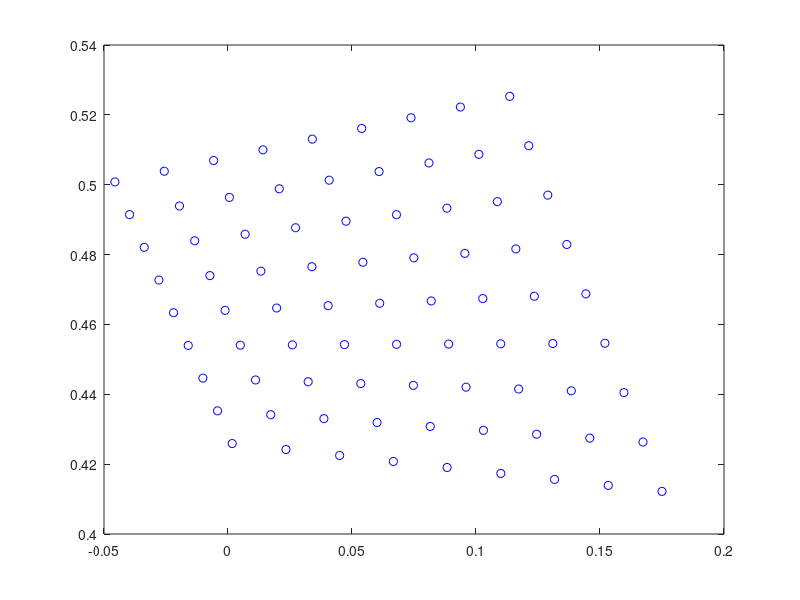

The MATLAB script that drew this image:
function testcoordinate()
v_coord =[

   -0.0456    0.5008
    0.0017    0.4259
    0.1136    0.5253
    0.1750    0.4122
         0         0
         0         0
         0         0
         0         0
         0         0
         0         0
         0         0
         0         0
         0         0
         0         0
         0         0
         0         0
         0         0
         0         0
         0         0
         0         0
         0         0
         0         0
         0         0
         0         0
         0         0
         0         0
         0         0
         0         0
         0         0
         0         0
         0         0
         0         0
         0         0
         0         0
         0         0
         0         0
         0         0
         0         0
         0         0
         0         0
         0         0
         0         0
         0         0
         0         0
         0         0
         0         0
         0         0
         0         0
         0         0
         0         0
         0         0
         0         0
         0         0
         0         0
         0         0
         0         0
         0         0
         0         0
         0         0
         0         0
         0         0
         0         0
         0         0
         0         0
         0         0
         0         0
         0         0
         0         0
         0         0
         0         0
         0         0
         0         0
         0         0
         0         0
         0         0
         0         0
         0         0
         0         0
         0         0
         0         0
         0         0];


nEv =9;


nR =3;
get_cordinates(v_coord,nEv,nR)

end

function v_coord = get_cordinates(v_coord,nEv,nR)
%nEv
tmpindex = [1,3;2,4;1,2;3,4];
if nEv>2
    for edge = 1:4
        evstart = 5+(nEv-2)*(edge-1);
        %evstart:evstart+nEv-3
        cc = 1/(nEv-1);
        count = 1;
        index1 = tmpindex(edge,1);
        index2 = tmpindex(edge,2);
        for vv = evstart:evstart+nEv-3
            c2 = count*cc;
            c1 = 1-c2;
            v_coord(vv,:) = c1*v_coord(index1,:)+c2*v_coord(index2,:);
            %eV(edge,3:nEv) = vID(evstart:evstart+nEv-3);
            count = count+1;
        end
    end
    
    %nFace = (nEv-2)^2;
    if nR == 1
        v_coord(9,:) = 0.25*(v_coord(5,:)+v_coord(6,:)+v_coord(7,:)+v_coord(8,:));
    end
    
    if nR ==2
        v_coord(21,:) = 0.25*(v_coord(6,:)+v_coord(9,:)+v_coord(12,:)+v_coord(15,:));
        
        v_coord(18,:) = 0.5*(v_coord(12,:)+v_coord(21,:));
        v_coord(20,:) = 0.5*(v_coord(6,:)+v_coord(21,:));
        v_coord(22,:) = 0.5*(v_coord(21,:)+v_coord(9,:));
        v_coord(24,:) = 0.5*(v_coord(21,:)+v_coord(15,:));
        
        v_coord(17,:) = 0.25*(v_coord(5,:)+v_coord(18,:)+v_coord(11,:)+v_coord(20,:));
        v_coord(19,:) = 0.25*(v_coord(18,:)+v_coord(8,:)+v_coord(13,:)+v_coord(22,:));
        v_coord(23,:) = 0.25*(v_coord(20,:)+v_coord(14,:)+v_coord(7,:)+v_coord(24,:));
        v_coord(25,:) = 0.25*(v_coord(22,:)+v_coord(16,:)+v_coord(24,:)+v_coord(10,:));

    end
    
    if nR ==3
        v_coord(57,:) = 0.25*(v_coord(8,:)+v_coord(15,:)+v_coord(22,:)+v_coord(29,:));
        
        v_coord(55,:) = 0.5*(v_coord(8,:)+v_coord(57,:));
        v_coord(59,:) = 0.5*(v_coord(15,:)+v_coord(57,:));
        v_coord(43,:) = 0.5*(v_coord(22,:)+v_coord(57,:));
        v_coord(71,:) = 0.5*(v_coord(29,:)+v_coord(57,:));
        
        v_coord(41,:) = 0.25*(v_coord(6,:)+v_coord(43,:)+v_coord(20,:)+v_coord(55,:));
        v_coord(45,:) = 0.25*(v_coord(43,:)+v_coord(13,:)+v_coord(24,:)+v_coord(59,:));
        v_coord(69,:) = 0.25*(v_coord(10,:)+v_coord(71,:)+v_coord(55,:)+v_coord(27,:));
        v_coord(73,:) = 0.25*(v_coord(71,:)+v_coord(17,:)+v_coord(59,:)+v_coord(31,:));
        
         v_coord(34,:) = 0.5*(v_coord(20,:)+v_coord(41,:));
         v_coord(36,:) = 0.5*(v_coord(22,:)+v_coord(43,:));
         v_coord(38,:) = 0.5*(v_coord(24,:)+v_coord(45,:));  
         
         v_coord(40,:) = 0.5*(v_coord(6,:)+v_coord(41,:));
         v_coord(42,:) = 0.5*(v_coord(41,:)+v_coord(43,:));
         v_coord(44,:) = 0.5*(v_coord(43,:)+v_coord(45,:));
         v_coord(46,:) = 0.5*(v_coord(45,:)+v_coord(13,:));
         
         v_coord(48,:) = 0.5*(v_coord(41,:)+v_coord(55,:));
         v_coord(50,:) = 0.5*(v_coord(43,:)+v_coord(57,:));
         v_coord(52,:) = 0.5*(v_coord(45,:)+v_coord(59,:));  
        
         v_coord(54,:) = 0.5*(v_coord(8,:)+v_coord(55,:));
         v_coord(56,:) = 0.5*(v_coord(55,:)+v_coord(57,:));
         v_coord(58,:) = 0.5*(v_coord(57,:)+v_coord(59,:));
         v_coord(60,:) = 0.5*(v_coord(59,:)+v_coord(15,:));
         
         v_coord(62,:) = 0.5*(v_coord(55,:)+v_coord(69,:));
         v_coord(64,:) = 0.5*(v_coord(57,:)+v_coord(71,:));
         v_coord(66,:) = 0.5*(v_coord(59,:)+v_coord(73,:));  
        
         v_coord(68,:) = 0.5*(v_coord(10,:)+v_coord(69,:));       
         v_coord(70,:) = 0.5*(v_coord(69,:)+v_coord(71,:));
         v_coord(72,:) = 0.5*(v_coord(71,:)+v_coord(73,:));
         v_coord(74,:) = 0.5*(v_coord(73,:)+v_coord(17,:));
         
         v_coord(76,:) = 0.5*(v_coord(69,:)+v_coord(27,:));
         v_coord(78,:) = 0.5*(v_coord(71,:)+v_coord(29,:));
         v_coord(80,:) = 0.5*(v_coord(73,:)+v_coord(31,:));  
        
        v_coord(33,:) = 0.25*(v_coord(19,:)+v_coord(40,:)+v_coord(5,:)+v_coord(34,:));
        v_coord(35,:) = 0.25*(v_coord(21,:)+v_coord(42,:)+v_coord(34,:)+v_coord(36,:));
        v_coord(37,:) = 0.25*(v_coord(23,:)+v_coord(44,:)+v_coord(36,:)+v_coord(38,:));
        v_coord(39,:) = 0.25*(v_coord(25,:)+v_coord(46,:)+v_coord(38,:)+v_coord(12,:));

        v_coord(47,:) = 0.25*(v_coord(7,:)+v_coord(48,:)+v_coord(40,:)+v_coord(54,:));
        v_coord(49,:) = 0.25*(v_coord(48,:)+v_coord(50,:)+v_coord(42,:)+v_coord(56,:));
        v_coord(51,:) = 0.25*(v_coord(50,:)+v_coord(52,:)+v_coord(44,:)+v_coord(58,:));
        v_coord(53,:) = 0.25*(v_coord(52,:)+v_coord(14,:)+v_coord(46,:)+v_coord(60,:));
        
        v_coord(61,:) = 0.25*(v_coord(9,:)+v_coord(62,:)+v_coord(54,:)+v_coord(68,:));
        v_coord(63,:) = 0.25*(v_coord(70,:)+v_coord(56,:)+v_coord(62,:)+v_coord(64,:));
        v_coord(65,:) = 0.25*(v_coord(58,:)+v_coord(72,:)+v_coord(64,:)+v_coord(66,:));
        v_coord(67,:) = 0.25*(v_coord(60,:)+v_coord(74,:)+v_coord(66,:)+v_coord(16,:));
        
        v_coord(75,:) = 0.25*(v_coord(68,:)+v_coord(26,:)+v_coord(11,:)+v_coord(76,:));
        v_coord(77,:) = 0.25*(v_coord(28,:)+v_coord(70,:)+v_coord(76,:)+v_coord(78,:));
        v_coord(79,:) = 0.25*(v_coord(30,:)+v_coord(72,:)+v_coord(78,:)+v_coord(80,:));
        v_coord(81,:) = 0.25*(v_coord(32,:)+v_coord(74,:)+v_coord(80,:)+v_coord(18,:));
    end
    
    if nR ==4
        v_coord(177,:) = 0.25*(v_coord(12,:)+v_coord(27,:)+v_coord(42,:)+v_coord(57,:));
        
        v_coord(173,:) = 0.5*(v_coord(12,:)+v_coord(177,:));
        v_coord(181,:) = 0.5*(v_coord(27,:)+v_coord(177,:));
        v_coord(117,:) = 0.5*(v_coord(42,:)+v_coord(177,:));
        v_coord(237,:) = 0.5*(v_coord(57,:)+v_coord(177,:));
        
        v_coord(113,:) = 0.25*(v_coord(8,:)+v_coord(117,:)+v_coord(38,:)+v_coord(173,:));
        v_coord(121,:) = 0.25*(v_coord(117,:)+v_coord(23,:)+v_coord(46,:)+v_coord(181,:));
        v_coord(233,:) = 0.25*(v_coord(16,:)+v_coord(237,:)+v_coord(173,:)+v_coord(53,:));
        v_coord(241,:) = 0.25*(v_coord(237,:)+v_coord(31,:)+v_coord(181,:)+v_coord(61,:));
        
        v_coord(83,:) = 0.5*(v_coord(38,:)+v_coord(113,:));
        v_coord(87,:) = 0.5*(v_coord(42,:)+v_coord(117,:));
        v_coord(91,:) = 0.5*(v_coord(46,:)+v_coord(121,:));  
        
        v_coord(111,:) = 0.5*(v_coord(8,:)+v_coord(113,:));
        v_coord(115,:) = 0.5*(v_coord(113,:)+v_coord(117,:));
        v_coord(119,:) = 0.5*(v_coord(117,:)+v_coord(121,:));
        v_coord(123,:) = 0.5*(v_coord(121,:)+v_coord(23,:));
        
        v_coord(143,:) = 0.5*(v_coord(113,:)+v_coord(173,:));
        v_coord(147,:) = 0.5*(v_coord(117,:)+v_coord(177,:));
        v_coord(151,:) = 0.5*(v_coord(121,:)+v_coord(181,:));  
        
        v_coord(171,:) = 0.5*(v_coord(12,:)+v_coord(173,:));
        v_coord(175,:) = 0.5*(v_coord(173,:)+v_coord(177,:));
        v_coord(179,:) = 0.5*(v_coord(177,:)+v_coord(181,:));
        v_coord(183,:) = 0.5*(v_coord(181,:)+v_coord(27,:));
        
        v_coord(203,:) = 0.5*(v_coord(173,:)+v_coord(233,:));
        v_coord(207,:) = 0.5*(v_coord(177,:)+v_coord(237,:));
        v_coord(211,:) = 0.5*(v_coord(181,:)+v_coord(241,:));  
        
        v_coord(231,:) = 0.5*(v_coord(16,:)+v_coord(233,:));       
        v_coord(235,:) = 0.5*(v_coord(233,:)+v_coord(237,:));
        v_coord(239,:) = 0.5*(v_coord(237,:)+v_coord(241,:));
        v_coord(243,:) = 0.5*(v_coord(241,:)+v_coord(31,:));
        
        v_coord(263,:) = 0.5*(v_coord(233,:)+v_coord(53,:));
        v_coord(267,:) = 0.5*(v_coord(237,:)+v_coord(57,:));
        v_coord(271,:) = 0.5*(v_coord(241,:)+v_coord(61,:));  
        
        v_coord(81,:) = 0.25*(v_coord(6,:)+v_coord(83,:)+v_coord(36,:)+v_coord(111,:));
        v_coord(85,:) = 0.25*(v_coord(83,:)+v_coord(87,:)+v_coord(40,:)+v_coord(115,:));
        v_coord(89,:) = 0.25*(v_coord(87,:)+v_coord(91,:)+v_coord(119,:)+v_coord(44,:));
        v_coord(93,:) = 0.25*(v_coord(91,:)+v_coord(21,:)+v_coord(48,:)+v_coord(123,:));

        v_coord(141,:) = 0.25*(v_coord(10,:)+v_coord(143,:)+v_coord(111,:)+v_coord(171,:));
        v_coord(145,:) = 0.25*(v_coord(143,:)+v_coord(147,:)+v_coord(115,:)+v_coord(175,:));
        v_coord(149,:) = 0.25*(v_coord(147,:)+v_coord(151,:)+v_coord(119,:)+v_coord(179,:));
        v_coord(153,:) = 0.25*(v_coord(151,:)+v_coord(25,:)+v_coord(123,:)+v_coord(183,:));
        
        v_coord(201,:) = 0.25*(v_coord(14,:)+v_coord(203,:)+v_coord(171,:)+v_coord(231,:));
        v_coord(205,:) = 0.25*(v_coord(203,:)+v_coord(207,:)+v_coord(175,:)+v_coord(235,:));
        v_coord(209,:) = 0.25*(v_coord(207,:)+v_coord(211,:)+v_coord(179,:)+v_coord(239,:));
        v_coord(213,:) = 0.25*(v_coord(211,:)+v_coord(29,:)+v_coord(183,:)+v_coord(243,:));
        
        v_coord(261,:) = 0.25*(v_coord(18,:)+v_coord(263,:)+v_coord(231,:)+v_coord(51,:));
        v_coord(265,:) = 0.25*(v_coord(263,:)+v_coord(267,:)+v_coord(235,:)+v_coord(55,:));
        v_coord(269,:) = 0.25*(v_coord(267,:)+v_coord(271,:)+v_coord(239,:)+v_coord(59,:));
        v_coord(273,:) = 0.25*(v_coord(271,:)+v_coord(33,:)+v_coord(243,:)+v_coord(63,:));
        
        for i = 0:6
            v_coord(66+2*i,:) = 0.5*v_coord(36+2*i,:)+0.5*v_coord(81+2*i,:);
            v_coord(96+2*i,:) = 0.5*v_coord(81+2*i,:)+0.5*v_coord(111+2*i,:);
            v_coord(126+2*i,:) = 0.5*v_coord(111+2*i,:)+0.5*v_coord(141+2*i,:);
            v_coord(156+2*i,:) = 0.5*v_coord(141+2*i,:)+0.5*v_coord(171+2*i,:);
            v_coord(186+2*i,:) = 0.5*v_coord(171+2*i,:)+0.5*v_coord(201+2*i,:);
            v_coord(216+2*i,:) = 0.5*v_coord(201+2*i,:)+0.5*v_coord(231+2*i,:);
            v_coord(246+2*i,:) = 0.5*v_coord(231+2*i,:)+0.5*v_coord(261+2*i,:);
            v_coord(276+2*i,:) = 0.5*v_coord(261+2*i,:)+0.5*v_coord(51+2*i,:);
        end
        
        v_coord(80,:) = 0.5*v_coord(6,:)+0.5*v_coord(81,:);
        v_coord(110,:) = 0.5*v_coord(8,:)+0.5*v_coord(111,:);
        v_coord(140,:) = 0.5*v_coord(10,:)+0.5*v_coord(141,:);
        v_coord(170,:) = 0.5*v_coord(12,:)+0.5*v_coord(171,:);
        v_coord(200,:) = 0.5*v_coord(14,:)+0.5*v_coord(201,:);
        v_coord(230,:) = 0.5*v_coord(16,:)+0.5*v_coord(231,:);
        v_coord(260,:) = 0.5*v_coord(18,:)+0.5*v_coord(261,:);
        for i = 0:5
            v_coord(82+2*i,:) = 0.5*v_coord(81+2*i,:)+0.5*v_coord(83+2*i,:);
            v_coord(112+2*i,:) = 0.5*v_coord(111+2*i,:)+0.5*v_coord(113+2*i,:);
            v_coord(142+2*i,:) = 0.5*v_coord(141+2*i,:)+0.5*v_coord(143+2*i,:);
            v_coord(172+2*i,:) = 0.5*v_coord(171+2*i,:)+0.5*v_coord(173+2*i,:);
            v_coord(202+2*i,:) = 0.5*v_coord(201+2*i,:)+0.5*v_coord(203+2*i,:);
            v_coord(232+2*i,:) = 0.5*v_coord(231+2*i,:)+0.5*v_coord(233+2*i,:);
            v_coord(262+2*i,:) = 0.5*v_coord(261+2*i,:)+0.5*v_coord(263+2*i,:);
        end
        v_coord(94,:) = 0.5*v_coord(93,:)+0.5*v_coord(21,:);
        v_coord(124,:) = 0.5*v_coord(123,:)+0.5*v_coord(23,:);
        v_coord(154,:) = 0.5*v_coord(153,:)+0.5*v_coord(25,:);
        v_coord(184,:) = 0.5*v_coord(183,:)+0.5*v_coord(27,:);
        v_coord(214,:) = 0.5*v_coord(213,:)+0.5*v_coord(29,:);
        v_coord(244,:) = 0.5*v_coord(243,:)+0.5*v_coord(31,:);
        v_coord(274,:) = 0.5*v_coord(273,:)+0.5*v_coord(33,:);

        v_coord(65,:) = 0.25*(v_coord(5,:)+v_coord(66,:)+v_coord(35,:)+v_coord(80,:));
        v_coord(95,:) = 0.25*(v_coord(7,:)+v_coord(96,:)+v_coord(80,:)+v_coord(110,:));
        v_coord(125,:) = 0.25*(v_coord(9,:)+v_coord(126,:)+v_coord(110,:)+v_coord(140,:));
        v_coord(155,:) = 0.25*(v_coord(11,:)+v_coord(156,:)+v_coord(140,:)+v_coord(170,:));
        v_coord(185,:) = 0.25*(v_coord(13,:)+v_coord(186,:)+v_coord(170,:)+v_coord(200,:));
        v_coord(215,:) = 0.25*(v_coord(15,:)+v_coord(216,:)+v_coord(200,:)+v_coord(230,:));
        v_coord(245,:) = 0.25*(v_coord(17,:)+v_coord(246,:)+v_coord(230,:)+v_coord(260,:));
        v_coord(275,:) = 0.25*(v_coord(19,:)+v_coord(276,:)+v_coord(260,:)+v_coord(50,:));
        for i = 0:5
            v_coord(67+2*i,:) = 0.25*(v_coord(66+2*i,:)+v_coord(68+2*i,:)+v_coord(37+2*i,:)+v_coord(82+2*i,:));
            v_coord(97+2*i,:) = 0.25*(v_coord(96+2*i,:)+v_coord(98+2*i,:)+v_coord(82+2*i,:)+v_coord(112+2*i,:));
            v_coord(127+2*i,:) = 0.25*(v_coord(126+2*i,:)+v_coord(128+2*i,:)+v_coord(112+2*i,:)+v_coord(142+2*i,:));
            v_coord(157+2*i,:) = 0.25*(v_coord(156+2*i,:)+v_coord(158+2*i,:)+v_coord(142+2*i,:)+v_coord(172+2*i,:));
            v_coord(187+2*i,:) = 0.25*(v_coord(186+2*i,:)+v_coord(188+2*i,:)+v_coord(172+2*i,:)+v_coord(202+2*i,:));
            v_coord(217+2*i,:) = 0.25*(v_coord(216+2*i,:)+v_coord(218+2*i,:)+v_coord(202+2*i,:)+v_coord(232+2*i,:));
            v_coord(247+2*i,:) = 0.25*(v_coord(246+2*i,:)+v_coord(248+2*i,:)+v_coord(232+2*i,:)+v_coord(262+2*i,:));
            v_coord(277+2*i,:) = 0.25*(v_coord(276+2*i,:)+v_coord(278+2*i,:)+v_coord(262+2*i,:)+v_coord(52+2*i,:));
        end
        v_coord(79,:) = 0.25*(v_coord(78,:)+v_coord(20,:)+v_coord(49,:)+v_coord(94,:));
        v_coord(109,:) = 0.25*(v_coord(108,:)+v_coord(22,:)+v_coord(94,:)+v_coord(124,:));
        v_coord(139,:) = 0.25*(v_coord(138,:)+v_coord(24,:)+v_coord(124,:)+v_coord(154,:));
        v_coord(169,:) = 0.25*(v_coord(168,:)+v_coord(26,:)+v_coord(154,:)+v_coord(184,:));
        v_coord(199,:) = 0.25*(v_coord(198,:)+v_coord(28,:)+v_coord(184,:)+v_coord(214,:));
        v_coord(229,:) = 0.25*(v_coord(228,:)+v_coord(30,:)+v_coord(214,:)+v_coord(244,:));
        v_coord(259,:) = 0.25*(v_coord(258,:)+v_coord(32,:)+v_coord(244,:)+v_coord(274,:));
        v_coord(289,:) = 0.25*(v_coord(288,:)+v_coord(34,:)+v_coord(274,:)+v_coord(64,:));
    end
    
end
  
v_coord
plot(v_coord(:,1),v_coord(:,2),'bo')
end